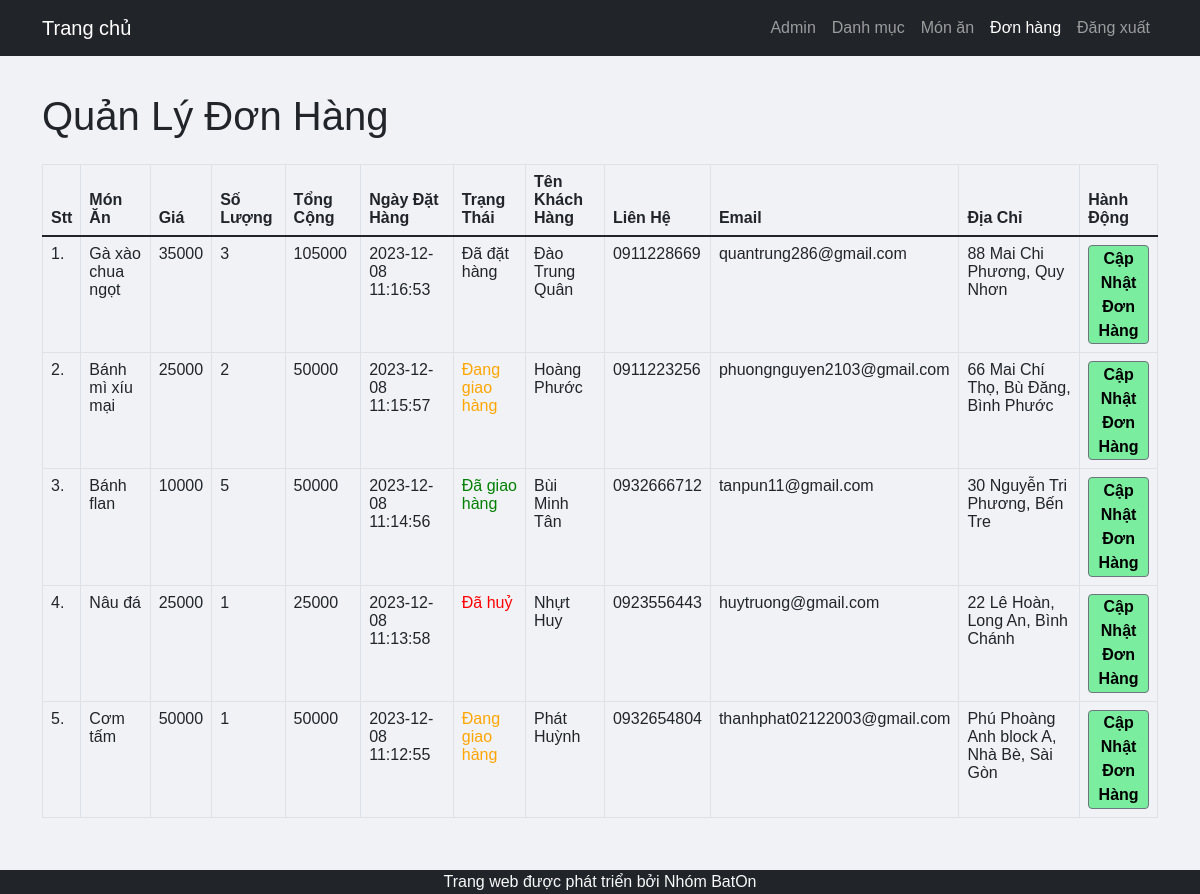
Page /admin/manage-order.php (signed in) on the committed database.
### tables this page shows
CREATE TABLE `tbl_order` (
  `id` int(10) UNSIGNED NOT NULL,
  `food` varchar(150) NOT NULL,
  `price` int(10) NOT NULL,
  `qty` int(11) NOT NULL,
  `total` int(10) NOT NULL,
  `order_date` datetime NOT NULL,
  `status` varchar(50) NOT NULL,
  `customer_name` varchar(150) NOT NULL,
  `customer_contact` varchar(20) NOT NULL,
  `customer_email` varchar(150) NOT NULL,
  `customer_address` varchar(255) NOT NULL
);

### admin/oop/Order.php (called while the page is built, shortened)
<?php
class Order
{
  private $id;
  private $food;
  private $price;
  private $qty;
  private $total;
  private $order_date;
  private $status;
  private $customer_name;
  private $customer_contact;
  private $customer_email;
  private $customer_address;
  public function __construct(
    $id,
    $food,
    $price,
    $qty,
    $total,
    $order_date,
    $status,
    $customer_name,
    $customer_contact,
    $customer_email,
    $customer_address
  ) {
    $this->id = $id;
    $this->food = $food;
    $this->price = $price;
    $this->qty = $qty;
    $this->total = $total;
    $this->order_date = $order_date;
    $this->status = $status;
    $this->customer_name = $customer_name;
    $this->customer_contact = $customer_contact;
    $this->customer_email = $customer_email;
    $this->customer_address = $customer_address;
  }
  public function getId()
  {
    return $this->id;
  }
  public function getFood()
  {
    return $this->food;
  }
  public function getPrice()
  {
    return $this->price;
  }
  public function getQty()
  {
    return $this->qty;
  }
  public function getTotal()
  {
    return $this->total;
  }
  public function getOrderDate()
  {
    return $this->order_date;
  }
  public function getStatus()
  {
    return $this->status;
  }
  public function getCustomerName()
  {
    return $this->customer_name;
  }
  public function getCustomerContact()
  {
    return $this->customer_contact;
  }
  public function getCustomerEmail()
  {
    return $this->customer_email;
  }
  public function getCustomerAddress()
  {
    return $this->customer_address;
  }
  public static function getAllOrders()
  {
    global $conn;
    $sql = "SELECT * FROM tbl_order ORDER BY id DESC";
    $res = mysqli_query($conn, $sql);
    $orders = [];
    if ($res) {
      while ($row = mysqli_fetch_assoc($res)) {
        $order = new Order(
          $row['id'],
          $row['food'],
          $row['price'],
          $row['qty'],
          $row['total'],
          $row['order_date'],
          $row['status'],
          $row['customer_name'],
          $row['customer_contact'],
          $row['customer_email'],
          $row['customer_address']
        );
        $orders[] = $order;
      }
    }
    return $orders;
  }
}
?>

### admin/manage-order.php (the view, shortened to what this page needs)
<?php
include('partials/menu.php');
include('oop/Order.php');
?>
<div class="main-content">
    <div class="container">
        <h1 class="mb-4">Quản Lý Đơn Hàng</h1>
        <table class="table table-bordered">
            <thead>
                <tr>
                    <th>Stt</th>
                    <th>Món Ăn</th>
                    <th>Giá</th>
                    <th>Số Lượng</th>
                    <th>Tổng Cộng</th>
                    <th>Ngày Đặt Hàng</th>
                    <th>Trạng Thái</th>
                    <th>Tên Khách Hàng</th>
                    <th>Liên Hệ</th>
                    <th>Email</th>
                    <th>Địa Chỉ</th>
                    <th>Hành Động</th>
                </tr>
            </thead>
            <tbody>
                <?php
                $orders = Order::getAllOrders();
                $sn = 1;
                if (!empty($orders)) {
                    foreach ($orders as $order) {
                        $id = $order->getId();
                        $food = $order->getFood();
                        $price = $order->getPrice();
                        $qty = $order->getQty();
                        $total = $order->getTotal();
                        $order_date = $order->getOrderDate();
                        $status = $order->getStatus();
                        $customer_name = $order->getCustomerName();
                        $customer_contact = $order->getCustomerContact();
                        $customer_email = $order->getCustomerEmail();
                        $customer_address = $order->getCustomerAddress();
                        ?>
                        <tr>
                            <td>
                                <?php echo $sn++; ?>.
                            </td>
                            <td>
                                <?php echo $food; ?>
                            </td>
                            <td>
                                <?php echo $price; ?>
                            </td>
                            <td>
                                <?php echo $qty; ?>
                            </td>
                            <td>
                                <?php echo $total; ?>
                            </td>
                            <td>
                                <?php echo $order_date; ?>
                            </td>
                            <td>
                                <?php
                                if ($status == "Đã đặt hàng") {
                                    echo "<label>$status</label>";
                                } elseif ($status == "Đang giao hàng") {
                                    echo "<label style='color: orange;'>$status</label>";
                                } elseif ($status == "Đã giao hàng") {
                                    echo "<label style='color: green;'>$status</label>";
                                } elseif ($status == "Đã huỷ") {
                                    echo "<label style='color: red;'>$status</label>";
                                }
                                ?>
                            </td>
                            <td>
                                <?php echo $customer_name; ?>
                            </td>
                            <td>
                                <?php echo $customer_contact; ?>
                            </td>
                            <td>
                                <?php echo $customer_email; ?>
                            </td>
                            <td>
                                <?php echo $customer_address; ?>
                            </td>
                            <td>
                                <a href="<?php echo SITEURL; ?>admin/update-order.php?id=<?php echo $id; ?>"
                                    class="btn btn-secondary">Cập Nhật Đơn Hàng</a>
                            </td>
                        </tr>
                        <?php
                    }
                } else {
                    echo "<tr><td colspan='12' class='alert alert-warning'>Không có đơn hàng</td></tr>";
                }
                ?>
            </tbody>
        </table>
    </div>
</div>
<?php include('partials/footer.php'); ?>

### css/admin.css (style rules this page uses)
* { margin: 0; padding: 0; font-family: Arial, Helvetica, sans-serif; }
table tr th { border-bottom: 1px solid black; padding: 1%; text-align: left; }
table tr td { padding: 1%; }
.btn-secondary { background-color: #7bed9f; padding: 1%; color: black; text-decoration: none; font-weight: bold; }
.main-content { background-color: #f1f2f6; padding: 3% 0; }

### rows in the picture
tbl_order: food "Gà xào chua ngọt", price "35000", qty "3", total "105000", order_date "2023-12-08 11:16:53", status "Đã đặt hàng", customer_name "Đào Trung Quân", customer_contact "0911228669", customer_email "quantrung286@gmail.com", customer_address "88 Mai Chi Phương, Quy Nhơn"
tbl_order: food "Bánh mì xíu mại", price "25000", qty "2", total "50000", order_date "2023-12-08 11:15:57", status "Đang giao hàng", customer_name "Hoàng Phước", customer_contact "0911223256", customer_email "phuongnguyen2103@gmail.com", customer_address "66 Mai Chí Thọ, Bù Đăng, Bình Phước"
tbl_order: food "Bánh flan", price "10000", qty "5", total "50000", order_date "2023-12-08 11:14:56", status "Đã giao hàng", customer_name "Bùi Minh Tân", customer_contact "0932666712", customer_email "tanpun11@gmail.com", customer_address "30 Nguyễn Tri Phương, Bến Tre"
tbl_order: food "Nâu đá", price "25000", qty "1", total "25000", order_date "2023-12-08 11:13:58", status "Đã huỷ", customer_name "Nhựt Huy", customer_contact "0923556443", customer_email "huytruong@gmail.com", customer_address "22 Lê Hoàn, Long An, Bình Chánh"
tbl_order: food "Cơm tấm", price "50000", qty "1", total "50000", order_date "2023-12-08 11:12:55", status "Đang giao hàng", customer_name "Phát Huỳnh", customer_contact "0932654804", customer_email "thanhphat02122003@gmail.com", customer_address "Phú Phoàng Anh block A, Nhà Bè, Sài Gòn"
